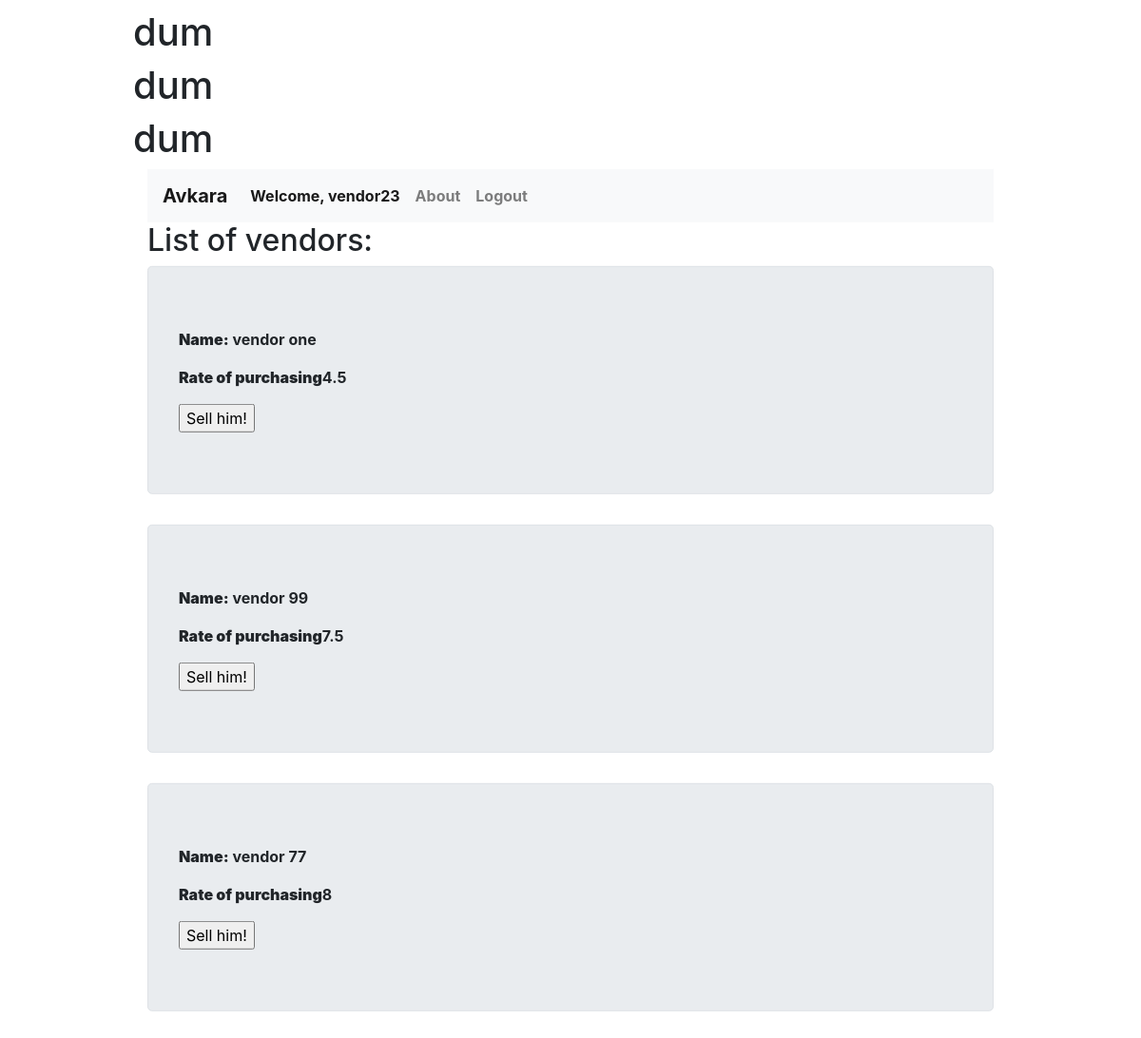
Page /avkara/vendors_list (signed in) on the committed database.
### avkara/models.py (models this page shows, shortened)
class VendorDetails(models.Model):
    name = models.CharField(max_length = 64)
    username_vendor = models.OneToOneField(User, on_delete = models.CASCADE)
    mobile_number = models.PositiveIntegerField(primary_key=True, validators=[MinValueValidator(999999999)])
    rate = models.CharField(max_length=64)

### avkara/views.py (the view)
# urls.py: path('vendors_list', views.vendors_list, name='VendorsList'),
@login_required
def vendors_list(request):
    allvendors= VendorDetails.objects.all()
    context= {'allvendors': allvendors}
    return render(request, 'avkara/vendors_list.html', context)

### template/avkara/vendors_list.html (shortened to what this page needs)
{% extends 'avkara/base.html' %}
{% block bodyblock %}
<h1>dum</h1>
<h1>dum</h1>
<h1>dum</h1>
<div class="container">
  <nav class="navbar navbar-expand-lg navbar-light bg-light">
    <a class="navbar-brand" href="#">Avkara</a>
    <div class="collapse navbar-collapse" id="navbarNav">
      <ul class="navbar-nav">
        <li class="nav-item active">
          <a class="nav-link" href="#">Welcome, {{ request.user }}</a>
        </li>
        <li class="nav-item">
          <a class="nav-link" href="{% url 'index' %}">About</a>
        </li>
        <li class="nav-item">
          <a class="nav-link" href="{% url 'avkara:logout' %}">Logout</a>
        </li>
      </ul>
    </div>
  </nav>
  <h2>List of vendors:</h2>
  {% for VendorDetails in allvendors %}
    <div class="border jumbotron">
      <p><b>Name:</b> {{ VendorDetails.name }}</p>
      <p><b>Rate of purchasing</b>{{ VendorDetails.rate }}</p>
      <form method="post">
      <input type="submit" value="Sell him!">
      </form>
    </div>
  {% endfor %}
</div>
{% endblock %}

### static/avkara/base_style.css (style rules this page uses)
body, html { height: 100%; }
* { box-sizing: border-box; }

### rows in the picture
VendorDetails: name "vendor one", rate "4.5"
VendorDetails: name "vendor 99", rate "7.5"
VendorDetails: name "vendor 77", rate "8"

### other values in the picture
{{ request.user }} "vendor23"
